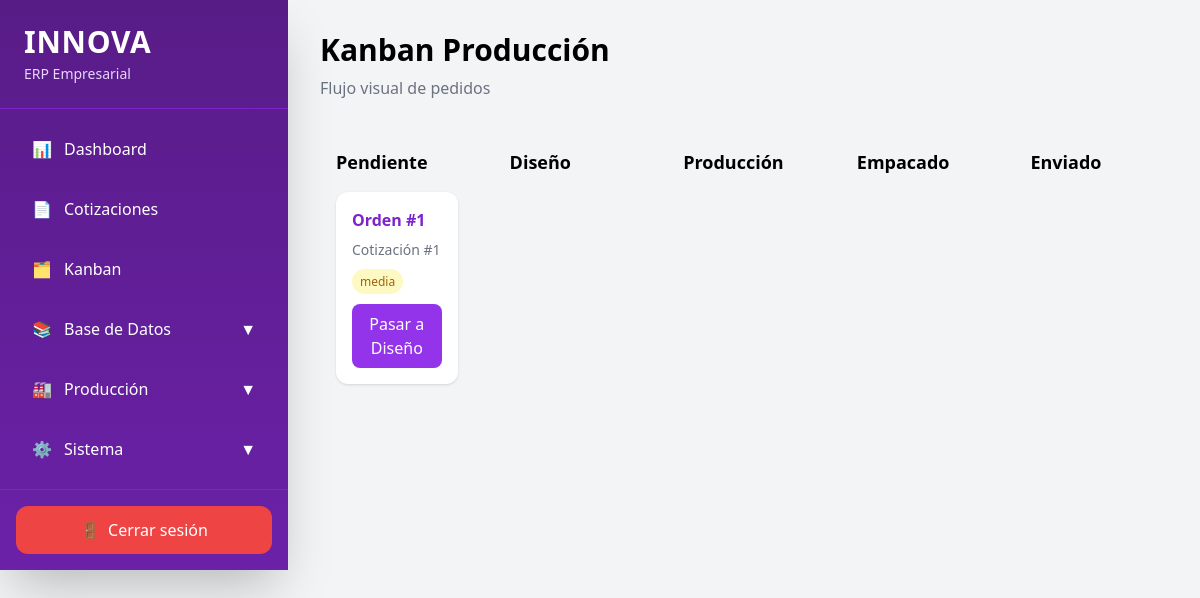
/production/kanban, run on an earlier commit of the app's database.
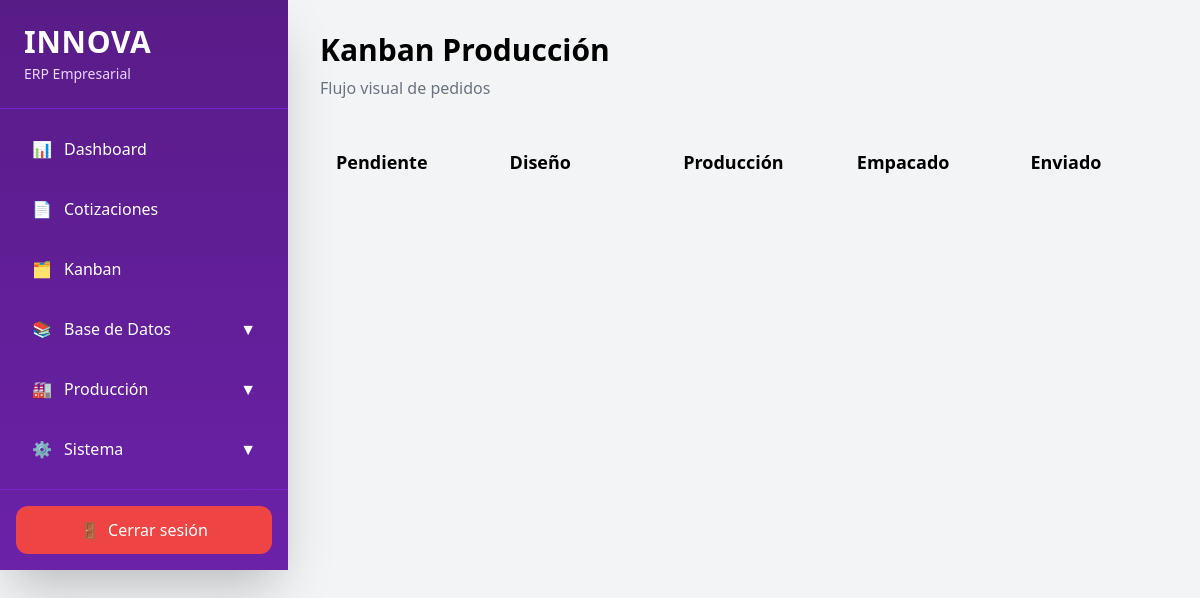
And on a later commit of the database.
### app/models/production_order.py (models this page shows)
class ProductionOrder(Base):
    __tablename__ = "production_orders"
    id = Column(
        Integer,
        primary_key=True
    )
    quotation_id = Column(
        Integer,
        ForeignKey("quotations.id")
    )
    delivery_date = Column(Date)
    priority = Column(
        String,
        default="media"
    )
    designer = Column(String)
    fabricator = Column(String)
    priority = Column(String)
    status = Column(String)
    observations = Column(String)
    delivery_date = Column(DateTime)
    created_at = Column(
        DateTime,
        default=datetime.utcnow
    )
    quotation = relationship("Quotation")

### app/routes/production.py (the view)
@router.get(
    "/kanban",
    response_class=HTMLResponse
)
async def production_kanban(
    request: Request,
    db: Session = Depends(get_db)
):
    pending = db.query(
        ProductionOrder
    ).filter(
        ProductionOrder.status == "pendiente"
    ).all()
    designing = db.query(
        ProductionOrder
    ).filter(
        ProductionOrder.status == "diseño"
    ).all()
    producing = db.query(
        ProductionOrder
    ).filter(
        ProductionOrder.status == "produccion"
    ).all()
    packed = db.query(
        ProductionOrder
    ).filter(
        ProductionOrder.status == "empacado"
    ).all()
    shipped = db.query(
        ProductionOrder
    ).filter(
        ProductionOrder.status == "enviado"
    ).all()
    return templates.TemplateResponse(
        request=request,
        name="production_kanban.html",
        context={
            "pending": pending,
            "designing": designing,
            "producing": producing,
            "packed": packed,
            "shipped": shipped
        }
    )

### app/templates/production_kanban.html (shortened to what this page needs)
{% extends 'base.html' %}
{% block content %}
<div class="flex justify-between items-center mb-8">
    <div>
        <h1 class="text-2xl md:text-3xl font-bold">
            Kanban Producción
        </h1>
        <p class="text-gray-500 mt-2">
            Flujo visual de pedidos
        </p>
    </div>
</div>
<div class="grid grid-cols-5 gap-5">
    <div class="bg-gray-100 rounded-2xl p-4">
        <h2 class="font-bold text-lg mb-4">
            Pendiente
        </h2>
        {% for order in pending %}
        <div class="bg-white rounded-xl p-4 mb-4 shadow">
            <div class="font-bold text-purple-700 mb-2">
                Orden #{{ order.id }}
            </div>
            <div class="text-sm text-gray-500 mb-2">
                Cotización #{{ order.quotation_id }}
            </div>
            <div class="mb-3">
                <span class="bg-yellow-100 text-yellow-700 px-2 py-1 rounded-full text-xs">
                    {{ order.priority }}
                </span>
            </div>
            <a
                href="/production/move/{{ order.id }}/diseño"
                class="block text-center bg-purple-600 hover:bg-purple-700 text-white py-2 rounded-lg"
            >
                Pasar a Diseño
            </a>
        </div>
        {% endfor %}
    </div>
    <div class="bg-gray-100 rounded-2xl p-4">
        <h2 class="font-bold text-lg mb-4">
            Diseño
        </h2>
    </div>
    <div class="bg-gray-100 rounded-2xl p-4">
        <h2 class="font-bold text-lg mb-4">
            Producción
        </h2>
    </div>
    <div class="bg-gray-100 rounded-2xl p-4">
        <h2 class="font-bold text-lg mb-4">
            Empacado
        </h2>
    </div>
    <div class="bg-gray-100 rounded-2xl p-4">
        <h2 class="font-bold text-lg mb-4">
            Enviado
        </h2>
    </div>
</div>
{% endblock %}

What changed in the data, as far as the page shows it:
removed ProductionOrder: id "1", quotation_id "1", priority "media"
